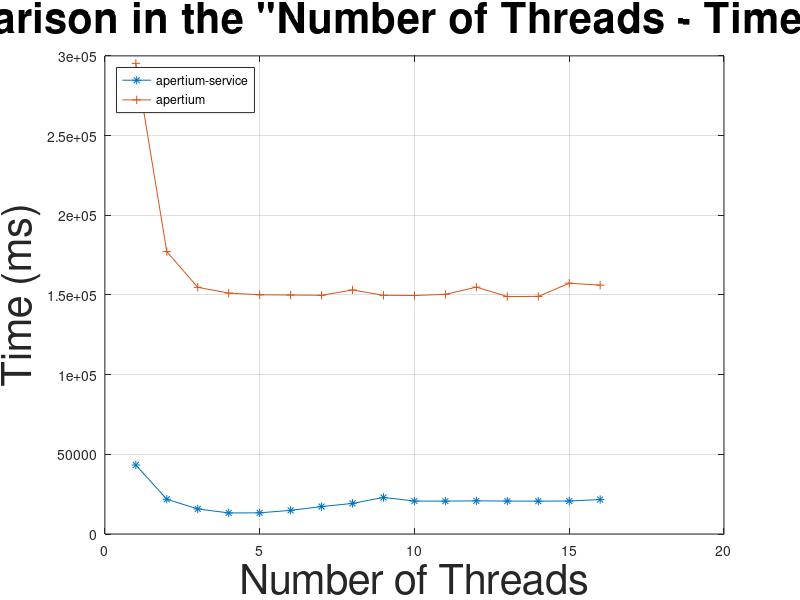

MATLAB code to generate this figure: (Note: this script raises an error after producing the figure.)
as = [43291 21818 15715 13220 13286 14837 17211 19199 22941 20665 20615 20810 20670 20605 20697 21617];
a = [295303 177203 154783 151162 150089 149960 149781 153124 149776 149647 150371 154888 149003 149097 157362 156152];

x = [1 2 3 4 5 6 7 8 9 10 11 12 13 14 15 16];

plot(x, as, "-*;apertium-service;", 
	x, a, "-+;apertium;");

title ('Comparison in the "Number of Threads - Time" space', "fontsize", 30);
xlabel ("Number of Threads", "fontsize", 30);
ylabel ("Time (ms)", "fontsize", 30);
legend ("location", "northwest");
legend ("boxon");
grid ("on");
# ylim ([0, 350]);

print compmt.png -dpng -mono -solid -F:30;

replot;
